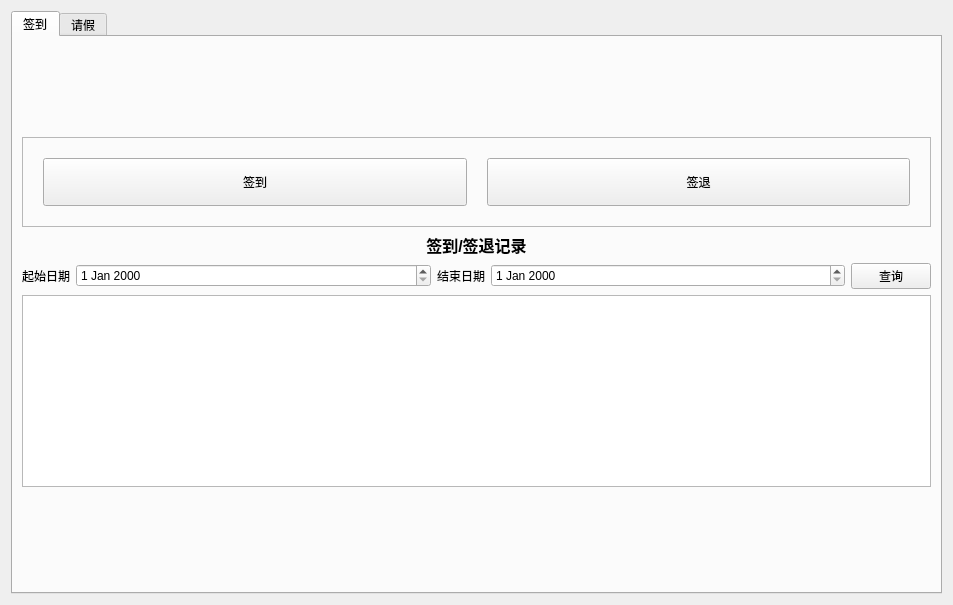
<?xml version="1.0" encoding="UTF-8"?>
<ui version="4.0">
 <class>AttendancePage</class>
 <widget class="QWidget" name="AttendancePage">
  <property name="geometry">
   <rect>
    <x>0</x>
    <y>0</y>
    <width>953</width>
    <height>605</height>
   </rect>
  </property>
  <property name="windowTitle">
   <string>Form</string>
  </property>
  <layout class="QVBoxLayout" name="verticalLayout">
   <item>
    <widget class="QTabWidget" name="tabWidget">
     <property name="currentIndex">
      <number>0</number>
     </property>
     <widget class="QWidget" name="CheckInTab">
      <property name="font">
       <font>
        <weight>50</weight>
        <bold>false</bold>
       </font>
      </property>
      <attribute name="title">
       <string>签到</string>
      </attribute>
      <layout class="QVBoxLayout" name="verticalLayout_2">
       <item>
        <spacer name="verticalSpacer_2">
         <property name="orientation">
          <enum>Qt::Vertical</enum>
         </property>
         <property name="sizeHint" stdset="0">
          <size>
           <width>20</width>
           <height>40</height>
          </size>
         </property>
        </spacer>
       </item>
       <item>
        <widget class="QFrame" name="CardFrame">
         <property name="frameShape">
          <enum>QFrame::StyledPanel</enum>
         </property>
         <property name="frameShadow">
          <enum>QFrame::Raised</enum>
         </property>
         <layout class="QHBoxLayout" name="horizontalLayout">
          <property name="spacing">
           <number>20</number>
          </property>
          <property name="leftMargin">
           <number>20</number>
          </property>
          <property name="topMargin">
           <number>20</number>
          </property>
          <property name="rightMargin">
           <number>20</number>
          </property>
          <property name="bottomMargin">
           <number>20</number>
          </property>
          <item>
           <widget class="QPushButton" name="SignInBtn">
            <property name="sizePolicy">
             <sizepolicy hsizetype="Expanding" vsizetype="Expanding">
              <horstretch>0</horstretch>
              <verstretch>0</verstretch>
             </sizepolicy>
            </property>
            <property name="text">
             <string>签到</string>
            </property>
           </widget>
          </item>
          <item>
           <widget class="QPushButton" name="SignOutBtn">
            <property name="sizePolicy">
             <sizepolicy hsizetype="Expanding" vsizetype="Expanding">
              <horstretch>0</horstretch>
              <verstretch>0</verstretch>
             </sizepolicy>
            </property>
            <property name="text">
             <string>签退</string>
            </property>
           </widget>
          </item>
         </layout>
        </widget>
       </item>
       <item>
        <widget class="QLabel" name="label">
         <property name="font">
          <font>
           <pointsize>12</pointsize>
           <weight>75</weight>
           <bold>true</bold>
          </font>
         </property>
         <property name="text">
          <string>签到/签退记录</string>
         </property>
         <property name="alignment">
          <set>Qt::AlignCenter</set>
         </property>
        </widget>
       </item>
       <item>
        <layout class="QHBoxLayout" name="horizontalLayout_3">
         <item>
          <widget class="QLabel" name="label_2">
           <property name="text">
            <string>起始日期</string>
           </property>
          </widget>
         </item>
         <item>
          <widget class="QDateEdit" name="startDate">
           <property name="sizePolicy">
            <sizepolicy hsizetype="Expanding" vsizetype="Fixed">
             <horstretch>0</horstretch>
             <verstretch>0</verstretch>
            </sizepolicy>
           </property>
          </widget>
         </item>
         <item>
          <widget class="QLabel" name="label_3">
           <property name="text">
            <string>结束日期</string>
           </property>
          </widget>
         </item>
         <item>
          <widget class="QDateEdit" name="endDate">
           <property name="sizePolicy">
            <sizepolicy hsizetype="Expanding" vsizetype="Fixed">
             <horstretch>0</horstretch>
             <verstretch>0</verstretch>
            </sizepolicy>
           </property>
          </widget>
         </item>
         <item>
          <widget class="QPushButton" name="historyBtn">
           <property name="text">
            <string>查询</string>
           </property>
          </widget>
         </item>
        </layout>
       </item>
       <item>
        <widget class="QListWidget" name="SignInList">
         <property name="font">
          <font>
           <pointsize>12</pointsize>
          </font>
         </property>
        </widget>
       </item>
       <item>
        <spacer name="verticalSpacer_3">
         <property name="orientation">
          <enum>Qt::Vertical</enum>
         </property>
         <property name="sizeHint" stdset="0">
          <size>
           <width>20</width>
           <height>96</height>
          </size>
         </property>
        </spacer>
       </item>
      </layout>
     </widget>
     <widget class="QWidget" name="LeaveTab">
      <attribute name="title">
       <string>请假</string>
      </attribute>
      <layout class="QHBoxLayout" name="horizontalLayout_2">
       <item>
        <layout class="QVBoxLayout" name="verticalLayout_4">
         <item>
          <widget class="QLabel" name="HeaderLabel">
           <property name="font">
            <font>
             <pointsize>12</pointsize>
             <weight>75</weight>
             <bold>true</bold>
            </font>
           </property>
           <property name="text">
            <string>请假记录</string>
           </property>
           <property name="alignment">
            <set>Qt::AlignCenter</set>
           </property>
          </widget>
         </item>
         <item>
          <widget class="QFrame" name="NoFrame">
           <property name="frameShape">
            <enum>QFrame::StyledPanel</enum>
           </property>
           <property name="frameShadow">
            <enum>QFrame::Raised</enum>
           </property>
           <layout class="QVBoxLayout" name="verticalLayout_6">
            <property name="spacing">
             <number>0</number>
            </property>
            <property name="leftMargin">
             <number>0</number>
            </property>
            <property name="topMargin">
             <number>0</number>
            </property>
            <property name="rightMargin">
             <number>0</number>
            </property>
            <property name="bottomMargin">
             <number>0</number>
            </property>
            <item>
             <widget class="QScrollArea" name="scrollArea">
              <property name="widgetResizable">
               <bool>true</bool>
              </property>
              <widget class="QWidget" name="scrollAreaWidgetContents">
               <property name="geometry">
                <rect>
                 <x>0</x>
                 <y>0</y>
                 <width>905</width>
                 <height>475</height>
                </rect>
               </property>
               <layout class="QVBoxLayout" name="verticalLayout_5">
                <item>
                 <layout class="QVBoxLayout" name="LeaveList">
                  <property name="spacing">
                   <number>10</number>
                  </property>
                 </layout>
                </item>
                <item>
                 <spacer name="verticalSpacer">
                  <property name="orientation">
                   <enum>Qt::Vertical</enum>
                  </property>
                  <property name="sizeHint" stdset="0">
                   <size>
                    <width>20</width>
                    <height>40</height>
                   </size>
                  </property>
                 </spacer>
                </item>
               </layout>
              </widget>
             </widget>
            </item>
           </layout>
          </widget>
         </item>
         <item>
          <widget class="QPushButton" name="LeaveBtn">
           <property name="text">
            <string>新建请假申请</string>
           </property>
          </widget>
         </item>
        </layout>
       </item>
      </layout>
     </widget>
    </widget>
   </item>
  </layout>
 </widget>
 <resources/>
 <connections/>
</ui>
